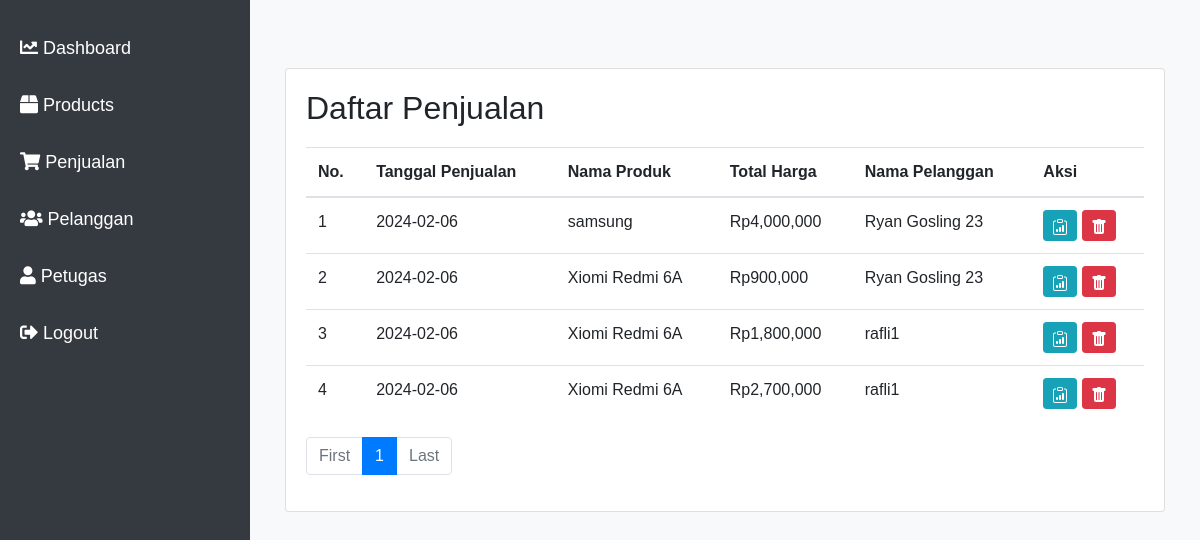
/kasir_ukk/penjualan.php (signed in), run on the app's committed database.
### tables this page shows
CREATE TABLE `penjualan` (
  `PenjualanID` int(11) NOT NULL,
  `TanggalPenjualan` date NOT NULL,
  `TotalHarga` decimal(10,2) NOT NULL,
  `PelangganID` int(11) NOT NULL
);

CREATE TABLE `produk` (
  `ProdukID` int(11) NOT NULL,
  `NamaProduk` varchar(255) DEFAULT NULL,
  `Harga` decimal(10,2) DEFAULT NULL,
  `Stok` int(11) DEFAULT NULL
);

CREATE TABLE `pelanggan` (
  `PelangganID` int(11) NOT NULL,
  `NamaPelanggan` varchar(255) NOT NULL,
  `Alamat` text NOT NULL,
  `NomorTelepon` varchar(15) NOT NULL
);

### kasir_ukk/penjualan.php (the view, shortened to what this page needs)
<?php
$conn = new mysqli("localhost", "root", "", "ukk");
$recordsPerPage = 5;
$page = isset($_GET['page']) ? (int)$_GET['page'] : 1;
$offset = ($page - 1) * $recordsPerPage;
$sql = "SELECT penjualan.*, pelanggan.NamaPelanggan , produk.NamaProduk
        FROM penjualan
        LEFT JOIN pelanggan ON penjualan.PelangganID = pelanggan.PelangganID
        LEFT JOIN detailpenjualan ON penjualan.PenjualanID = detailpenjualan.PenjualanID
        LEFT JOIN produk ON detailpenjualan.ProdukID = produk.ProdukID
        ORDER BY penjualan.PenjualanID DESC
        LIMIT $offset, $recordsPerPage";
$result = $conn->query($sql);
$totalRecords = $conn->query("SELECT COUNT(*) FROM penjualan")->fetch_row()[0];
$totalPages = ceil($totalRecords / $recordsPerPage);
?>
<!DOCTYPE html>
<html lang="en">
<head>
    <link rel="stylesheet" href="https://stackpath.bootstrapcdn.com/bootstrap/4.5.2/css/bootstrap.min.css">
</head>
<body>
<?php
include 'sidebar.php';
?>
<div id="content">
    <div class="container mt-5">
        <?php
        if ($result->num_rows == 0) {
            echo '<div class="alert alert-warning" role="alert">Tidak ada penjualan.</div>';
        } else {
            ?>
            <div class="card mt-2">
                <div class="card-body">
                    <h2>Daftar Penjualan</h2>
                    <table class="table">
                        <thead>
                        <tr>
                            <th class="text-left">No.</th>
                            <th class="text-left">Tanggal Penjualan</th>
                               <th class="text-left">Nama Produk</th>
                            <th class="text-left">Total Harga</th>
                            <th class="text-left">Nama Pelanggan</th>
                            <th class="text-left">Aksi</th>
                        </tr>
                        </thead>
                        <tbody>
                        <?php
                        $counter = $offset + 1;
                        while ($row = $result->fetch_assoc()) {
                            echo "<tr>";
                            echo "<td class='text-left'>" . $counter . "</td>";
                            echo "<td class='text-left'>" . $row["TanggalPenjualan"] . "</td>";
                              echo "<td class='text-left'>" . $row["NamaProduk"] . "</td>";
                            echo "<td class='text-left'>Rp" . number_format($row["TotalHarga"], 0, ',', ',') . "</td>";
                            echo "<td class='text-left'>" . $row["NamaPelanggan"] . "</td>";
                            echo '<td class="text-left">
                              <a href="detail_penjualan.php?id=' . $row["PenjualanID"] . '" class="btn btn-info btn-sm"><svg xmlns="http://www.w3.org/2000/svg" width="16" height="16" fill="currentColor" class="bi bi-clipboard-data" viewBox="0 0 16 16">
                              <path d="M4 11a1 1 0 1 1 2 0v1a1 1 0 1 1-2 0zm6-4a1 1 0 1 1 2 0v5a1 1 0 1 1-2 0zM7 9a1 1 0 0 1 2 0v3a1 1 0 1 1-2 0z"/>
                              <path d="M4 1.5H3a2 2 0 0 0-2 2V14a2 2 0 0 0 2 2h10a2 2 0 0 0 2-2V3.5a2 2 0 0 0-2-2h-1v1h1a1 1 0 0 1 1 1V14a1 1 0 0 1-1 1H3a1 1 0 0 1-1-1V3.5a1 1 0 0 1 1-1h1z"/>
                              <path d="M9.5 1a.5.5 0 0 1 .5.5v1a.5.5 0 0 1-.5.5h-3a.5.5 0 0 1-.5-.5v-1a.5.5 0 0 1 .5-.5zm-3-1A1.5 1.5 0 0 0 5 1.5v1A1.5 1.5 0 0 0 6.5 4h3A1.5 1.5 0 0 0 11 2.5v-1A1.5 1.5 0 0 0 9.5 0z"/>
                            </svg></a>
                              <a href="hapus_penjualan.php?id=' . $row["PenjualanID"] . '" onclick="return confirm(\'Anda yakin ingin menghapus?\')" class="btn btn-danger btn-sm"><svg xmlns="http://www.w3.org/2000/svg" width="16" height="16" fill="currentColor" class="bi bi-trash-fill" viewBox="0 0 16 16">
                              <path d="M2.5 1a1 1 0 0 0-1 1v1a1 1 0 0 0 1 1H3v9a2 2 0 0 0 2 2h6a2 2 0 0 0 2-2V4h.5a1 1 0 0 0 1-1V2a1 1 0 0 0-1-1H10a1 1 0 0 0-1-1H7a1 1 0 0 0-1 1zm3 4a.5.5 0 0 1 .5.5v7a.5.5 0 0 1-1 0v-7a.5.5 0 0 1 .5-.5M8 5a.5.5 0 0 1 .5.5v7a.5.5 0 0 1-1 0v-7A.5.5 0 0 1 8 5m3 .5v7a.5.5 0 0 1-1 0v-7a.5.5 0 0 1 1 0"/>
                            </svg></a>
                          </td>';
                            echo "</tr>";
                            $counter++;
                        }
                        ?>
                        </tbody>
                    </table>
                    <nav aria-label="Page navigation">
                        <ul class="pagination">
                            <li class="page-item <?php echo ($page <= 1) ? 'disabled' : ''; ?>">
                                <a class="page-link" href="?page=1">First</a>
                            </li>
                            <?php for ($i = 1; $i <= $totalPages; $i++) : ?>
                                <li class="page-item <?php echo ($page == $i) ? 'active' : ''; ?>">
                                    <a class="page-link" href="?page=<?php echo $i; ?>"><?php echo $i; ?></a>
                                </li>
                            <?php endfor; ?>
                            <li class="page-item <?php echo ($page >= $totalPages) ? 'disabled' : ''; ?>">
                                <a class="page-link" href="?page=<?php echo $totalPages; ?>">Last</a>
                            </li>
                        </ul>
                    </nav>
                </div>
            </div>
            <?php
        }
        ?>
    </div>
</div>
</body>
</html>

### kasir_ukk/sidebar.php (shortened to what this page needs)
<link rel="stylesheet" href="https://cdnjs.cloudflare.com/ajax/libs/font-awesome/5.15.4/css/all.min.css">
<div id="sidebar">
  <a href="index.php"><i class="fas fa-chart-line"></i> Dashboard</a>
  <a href="dashboard.php"><i class="fas fa-box"></i> Products</a>
  <a href="penjualan.php"><i class="fas fa-shopping-cart"></i> Penjualan</a>
  <a href="pelanggan.php"><i class="fas fa-users"></i> Pelanggan</a>
  <?php
  if($_SESSION['level'] == "admin") {
      echo '<a href="petugas.php"><i class="fas fa-user"></i> Petugas</a>';
  }
  ?>
  <a href="logout.php"><i class="fas fa-sign-out-alt"></i> Logout</a>
</div>

### kasir_ukk/sidebar.php (style rules this page uses)
body { font-family: 'Arial', sans-serif; background-color: #f8f9fa; }
#sidebar { height: 100vh; width: 250px; position: fixed; top: 0; left: 0; background-color: #343a40; padding-top: 20px; }
#sidebar a { padding: 15px 20px; text-decoration: none; font-size: 18px; color: #ffffff; display: block; transition: 0.3s; }
#content { margin-left: 250px; padding: 20px; }
#content h2 { margin-bottom: 20px; }

### data on the page
penjualan: TanggalPenjualan "2024-02-06", produk.NamaProduk "samsung", TotalHarga "4,000,000", PelangganID.NamaPelanggan "Ryan Gosling 23"
penjualan: TanggalPenjualan "2024-02-06", produk.NamaProduk "Xiomi Redmi 6A", TotalHarga "900,000", PelangganID.NamaPelanggan "Ryan Gosling 23"
penjualan: TanggalPenjualan "2024-02-06", produk.NamaProduk "Xiomi Redmi 6A", TotalHarga "1,800,000", PelangganID.NamaPelanggan "rafli1"
penjualan: TanggalPenjualan "2024-02-06", produk.NamaProduk "Xiomi Redmi 6A", TotalHarga "2,700,000", PelangganID.NamaPelanggan "rafli1"
